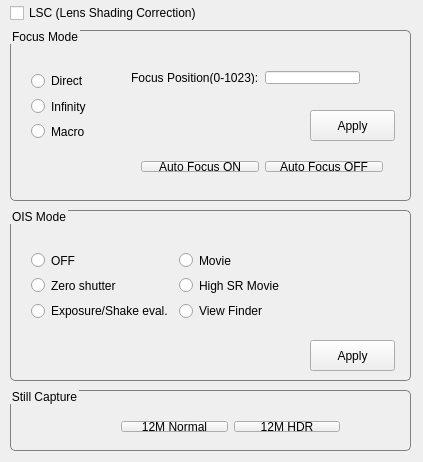
<?xml version="1.0" encoding="UTF-8"?>
<ui version="4.0">
 <class>MainWindow</class>
 <widget class="QMainWindow" name="MainWindow">
  <property name="geometry">
   <rect>
    <x>0</x>
    <y>0</y>
    <width>423</width>
    <height>462</height>
   </rect>
  </property>
  <property name="windowTitle">
   <string>MainWindow</string>
  </property>
  <widget class="QWidget" name="centralWidget">
   <widget class="QGroupBox" name="groupBox_FocusMode">
    <property name="geometry">
     <rect>
      <x>10</x>
      <y>30</y>
      <width>401</width>
      <height>171</height>
     </rect>
    </property>
    <property name="styleSheet">
     <string notr="true">QGroupBox {border:1px solid gray; border-radius:5px; margin-top:1ex;}QGroupBox::title{subcontrol-origin:margin; subcontrol-position:top left; padding:0 0px;}</string>
    </property>
    <property name="title">
     <string>Focus Mode</string>
    </property>
    <widget class="QPushButton" name="pushButton_FocusApply">
     <property name="geometry">
      <rect>
       <x>300</x>
       <y>80</y>
       <width>85</width>
       <height>31</height>
      </rect>
     </property>
     <property name="text">
      <string>Apply</string>
     </property>
    </widget>
    <widget class="QWidget" name="layoutWidget1">
     <property name="geometry">
      <rect>
       <x>10</x>
       <y>30</y>
       <width>80</width>
       <height>92</height>
      </rect>
     </property>
     <layout class="QVBoxLayout" name="verticalLayout">
      <item>
       <widget class="QRadioButton" name="radioButton_Direct">
        <property name="text">
         <string>Direct</string>
        </property>
       </widget>
      </item>
      <item>
       <widget class="QRadioButton" name="radioButton_Infinity">
        <property name="text">
         <string>Infinity</string>
        </property>
       </widget>
      </item>
      <item>
       <widget class="QRadioButton" name="radioButton_Macro">
        <property name="text">
         <string>Macro</string>
        </property>
       </widget>
      </item>
     </layout>
    </widget>
    <widget class="QWidget" name="layoutWidget2">
     <property name="geometry">
      <rect>
       <x>120</x>
       <y>120</y>
       <width>264</width>
       <height>33</height>
      </rect>
     </property>
     <layout class="QHBoxLayout" name="horizontalLayout_2">
      <item>
       <widget class="QPushButton" name="pushButton_AF_On">
        <property name="text">
         <string>Auto Focus ON</string>
        </property>
       </widget>
      </item>
      <item>
       <widget class="QPushButton" name="pushButton_AF_Off">
        <property name="text">
         <string>Auto Focus OFF</string>
        </property>
       </widget>
      </item>
     </layout>
    </widget>
    <widget class="QWidget" name="layoutWidget3">
     <property name="geometry">
      <rect>
       <x>110</x>
       <y>30</y>
       <width>251</width>
       <height>35</height>
      </rect>
     </property>
     <layout class="QHBoxLayout" name="horizontalLayout">
      <item>
       <widget class="QLabel" name="label">
        <property name="text">
         <string>&lt;html&gt;&lt;head/&gt;&lt;body&gt;&lt;p&gt;Focus Position(0-1023):&lt;/p&gt;&lt;/body&gt;&lt;/html&gt;</string>
        </property>
       </widget>
      </item>
      <item>
       <widget class="QLineEdit" name="lineEdit_FocusPosition"/>
      </item>
     </layout>
    </widget>
    <zorder>layoutWidget1</zorder>
    <zorder>layoutWidget2</zorder>
    <zorder>layoutWidget3</zorder>
    <zorder>pushButton_FocusApply</zorder>
   </widget>
   <widget class="QGroupBox" name="groupBox_OIS_Mode">
    <property name="geometry">
     <rect>
      <x>10</x>
      <y>210</y>
      <width>401</width>
      <height>171</height>
     </rect>
    </property>
    <property name="styleSheet">
     <string notr="true">QGroupBox {border:1px solid gray; border-radius:5px; margin-top:1ex;}QGroupBox::title{subcontrol-origin:margin; subcontrol-position:top left; padding:0 0px;}</string>
    </property>
    <property name="title">
     <string>OIS Mode</string>
    </property>
    <widget class="QWidget" name="layoutWidget4">
     <property name="geometry">
      <rect>
       <x>10</x>
       <y>30</y>
       <width>324</width>
       <height>92</height>
      </rect>
     </property>
     <layout class="QFormLayout" name="formLayout">
      <item row="0" column="0">
       <widget class="QRadioButton" name="radioButton_OIS_Mode0">
        <property name="text">
         <string>OFF</string>
        </property>
       </widget>
      </item>
      <item row="0" column="1">
       <widget class="QRadioButton" name="radioButton_OIS_Mode3">
        <property name="text">
         <string>Movie</string>
        </property>
       </widget>
      </item>
      <item row="1" column="0">
       <widget class="QRadioButton" name="radioButton_OIS_Mode1">
        <property name="text">
         <string>Zero shutter</string>
        </property>
       </widget>
      </item>
      <item row="1" column="1">
       <widget class="QRadioButton" name="radioButton_OIS_Mode4">
        <property name="text">
         <string>High SR Movie</string>
        </property>
       </widget>
      </item>
      <item row="2" column="0">
       <widget class="QRadioButton" name="radioButton_OIS_Mode2">
        <property name="text">
         <string>Exposure/Shake eval.</string>
        </property>
       </widget>
      </item>
      <item row="2" column="1">
       <widget class="QRadioButton" name="radioButton_OIS_Mode5">
        <property name="text">
         <string>View Finder</string>
        </property>
       </widget>
      </item>
     </layout>
    </widget>
    <widget class="QPushButton" name="pushButton_OIS_Apply">
     <property name="geometry">
      <rect>
       <x>300</x>
       <y>130</y>
       <width>85</width>
       <height>31</height>
      </rect>
     </property>
     <property name="text">
      <string>Apply</string>
     </property>
    </widget>
   </widget>
   <widget class="QCheckBox" name="checkBox_LSC">
    <property name="geometry">
     <rect>
      <x>10</x>
      <y>0</y>
      <width>401</width>
      <height>26</height>
     </rect>
    </property>
    <property name="text">
     <string>LSC (Lens Shading Correction)</string>
    </property>
   </widget>
   <widget class="QGroupBox" name="groupBox_StillCapture">
    <property name="geometry">
     <rect>
      <x>10</x>
      <y>390</y>
      <width>401</width>
      <height>61</height>
     </rect>
    </property>
    <property name="styleSheet">
     <string notr="true">QGroupBox {border:1px solid gray; border-radius:5px; margin-top:1ex;}QGroupBox::title{subcontrol-origin:margin; subcontrol-position:top left; padding:0 0px;}</string>
    </property>
    <property name="title">
     <string>Still Capture</string>
    </property>
    <widget class="QWidget" name="">
     <property name="geometry">
      <rect>
       <x>100</x>
       <y>20</y>
       <width>241</width>
       <height>33</height>
      </rect>
     </property>
     <layout class="QHBoxLayout" name="horizontalLayout_3">
      <item>
       <widget class="QPushButton" name="pushButton_Still12M_NML">
        <property name="text">
         <string>12M Normal</string>
        </property>
       </widget>
      </item>
      <item>
       <widget class="QPushButton" name="pushButton_Still12M_HDR">
        <property name="text">
         <string>12M HDR</string>
        </property>
       </widget>
      </item>
     </layout>
    </widget>
   </widget>
  </widget>
 </widget>
 <layoutdefault spacing="6" margin="11"/>
 <resources/>
 <connections/>
</ui>
